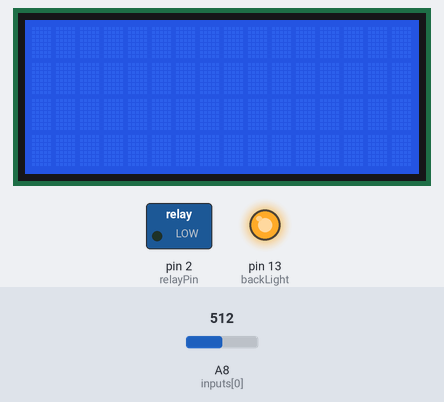
A sketch run on a simulated Arduino Mega 2560, built with avr-gcc and run on an emulated ATmega2560. On the bench: 16×4 character LCD, switched loads named in the sketch (green lamp = pin HIGH), output pins drawn as LEDs (lit = HIGH). The test bench sets the inputs (shaded band); at power-on: A8 (inputs[0]) = 512. The local clock reads 2024-03-15 10:24:30 at power-on unless the sketch sets it.

Above: at 1.2 s.
1.3 s: A8 (inputs[0]) set to 655
2.8 s: A8 (inputs[0]) set to 684
At 3.5 s:
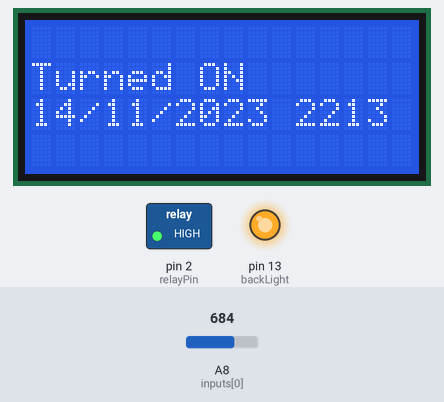
4.3 s: A8 (inputs[0]) set to 558
5.8 s: A8 (inputs[0]) set to 527
At 6.6 s:
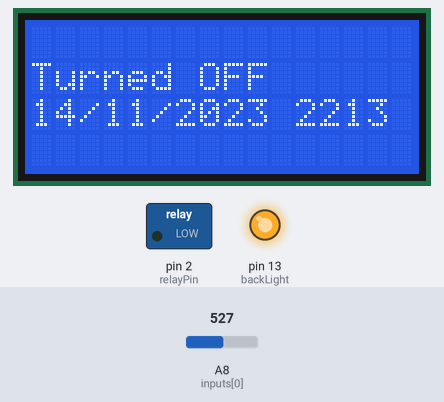
7.3 s: A8 (inputs[0]) set to 716
At 8.4 s:
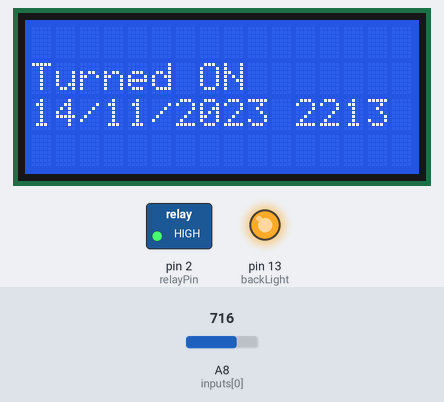
8.8 s: A8 (inputs[0]) set to 511
At 10.2 s:
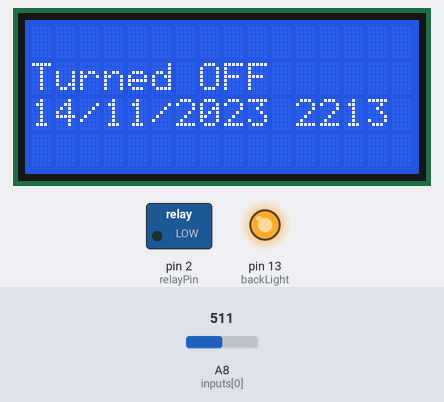
Timing chart, 0 to 11.3 s (numbered marks = the images above; inputs shaded):
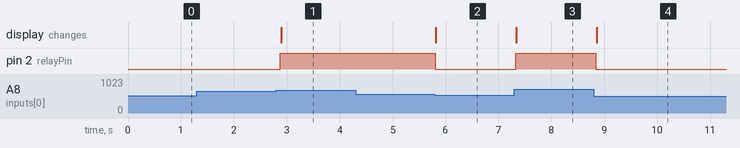

The sketch:

LCD_RTC_relay_sensor.ino
```cpp
#include <Wire.h>
#include <LiquidCrystal.h>
#include "RTClib.h"


// RTC connections:
// SDA to Arduino pin 20(Mega)/4(Uno)
// SCL to Arduino pin 21(Mega)/5(Uno)
RTC_DS1307 RTC;
// LCD Connections:
// rs (LCD pin 4) to Arduino pin 12
// rw (LCD pin 5) to Arduino pin 11
// enable (LCD pin 6) to Arduino pin 10
// LCD pin 15 to Arduino pin 13
// LCD pins d4, d5, d6, d7 to Arduino pins 7, 6, 5, 4
LiquidCrystal lcd(12, 11, 10, 7, 6, 5, 4);
// This array holds the inputs that will be used by the moisture senor(s)
int inputs[] = {A8};
// relayPin: Pin 2 used by the Relay
// backLight: pin 13 will control the backlight of LCD
// ct: The size of 'inputs'
// soil: The mapped value of 'avg'. Range is [0, 100]
// relayOn: Value of 'soil' that will set the state of the system to ON
// relayOff: Value of 'soil' that will set the sate of the system to OFF
// systemState: 1 = soil is wet enough. 0 = soil is too dry.
int relayPin = 2, backLight = 13, ct = (sizeof(inputs)/sizeof(*inputs)), soil = 0, relayOn = 60, relayOff = 80, systemState;
// value: Accumulator for the values of the moisture sensers
// avg: The average of the reading from the moisture sensors
double value = 0.0, avg = 0.0;
// now: Used to display the timestamp of state changes
DateTime now;

/*
  Function clears a single row on the LCD with 20 empty spaces.
*/
boolean clear_row(int row){
  lcd.setCursor(0,row);
  lcd.print("                    ");
}

/*
  Function changes the message to match the state of the system and the timestamp.
*/
boolean change_message (char *msg) {
  clear_row(1);
  lcd.setCursor(0,1);
  lcd.print(msg);
  write_date_time();
}

/*
  Function displays the current time as a timestamp on the 3rd row of the LCD.
*/
boolean write_date_time() {
  clear_row(2);
  now = RTC.now();
  //We print the day
  lcd.setCursor(0,2);
  lcd.print(now.day(), DEC);
  lcd.setCursor(2,2);
  lcd.print('/');
  lcd.setCursor(3,2);
  //We print the month
  int month = now.month();
  if(month > 9){
    lcd.print(now.month(), DEC);
  }
  else{
    lcd.print(0);
    lcd.setCursor(4,2);
    lcd.print(now.month(), DEC);
  }
  lcd.setCursor(5,2);
  lcd.print('/');
  lcd.setCursor(6,2);
  //We print the year
  lcd.print(now.year(), DEC);
  lcd.setCursor(10,2);
  lcd.print(' ');
  lcd.setCursor(11,2);
  //We print the hour
  int hour = now.hour();
  if(hour > 9){
    lcd.print(hour, DEC);
  }
  else{
    lcd.print(0);
    lcd.setCursor(12,2);
    lcd.print(hour, DEC);
  }
  lcd.setCursor(13,2);
  //We print the minutes
  lcd.print(now.minute(), DEC);
  lcd.setCursor(15,2);
}

void setup () {
  //Initialize the serial port, wire library and RTC module
  Serial.begin(9600);
  // Set the pins for outputing.
  pinMode(relayPin, OUTPUT);
  pinMode(backLight, OUTPUT);
  digitalWrite(backLight, HIGH); // turn backlight on. Replace 'HIGH' with 'LOW' to turn it off.
  lcd.begin(16,4);              // columns, rows.  use 16,2 for a 16x2 LCD, etc.
  lcd.clear();                  // start with a blank screen
  Wire.begin();
  RTC.begin();
  // Sets up the module time and date with the computer one
  RTC.adjust(DateTime(__DATE__, __TIME__));
  systemState = 1;
}

void loop(){
  // set/reset accumulator
  value = 0.0;
  // 3.3V Air = sensorValue of 674
  // 3.3V Straight, filtered water = sensorValue of 324
  // 5V Air = sensorValue of 1023
  // 5V Straight, filtered water = sensorValue of 420
  for(int i = 0; i < ct; i++){ value += constrain(analogRead(inputs[i]), 420, 1023); }

  avg = value / ct;
  // map 'avg' to a range of [0,100]
  soil = map(avg, 420, 1023, 100, 0);

  // Determine if the system's state has changed
  if(soil < relayOn && systemState == 1){
    systemState = 0;
    digitalWrite(relayPin, HIGH);
    change_message("Turned ON");
  }
  if(soil > relayOff && systemState == 0){
    systemState = 1;
    digitalWrite(relayPin, LOW);
    change_message("Turned OFF");
  }
  // wait 1/10 of a second before continuing
  delay(100);
}
```

Measured:
- the behaviour switches between 667 and 668 on A8 (inputs[0]) (found by bisection; images 0 and 1)
- the behaviour switches between 541 and 540 on A8 (inputs[0]) (found by bisection; images 1 and 2)
- after the input at 1.3 s, every drawn part: stays the same
- after the input at 2.8 s, pin 2 (relayPin): LOW → HIGH after 0.08 s; the display: changes after 0.09 s (image 1)
- after the input at 4.3 s, every drawn part: stays the same
- after the input at 5.8 s, pin 2 (relayPin): HIGH → LOW at once; the display: changes at once (image 2)
- after the input at 7.3 s, pin 2 (relayPin): LOW → HIGH at once; the display: changes at once (image 3)
- after the input at 8.8 s, pin 2 (relayPin): HIGH → LOW at once; the display: changes after 0.05 s (image 4)
